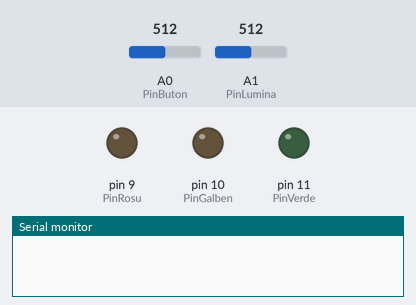
The sketch below on a simulated Arduino Uno, built with avr-gcc and run on an emulated ATmega328P. Parts: output pins drawn as LEDs (lit = HIGH), the last lines printed to the serial monitor. The inputs (shaded band) are chosen by the test bench; at power-on: A1 (PinLumina) = 512, A0 (PinButon) = 512.

Above: at 1.2 s.
1.3 s: A1 (PinLumina) set to 6
2.8 s: A1 (PinLumina) set to 3
At 3.7 s:
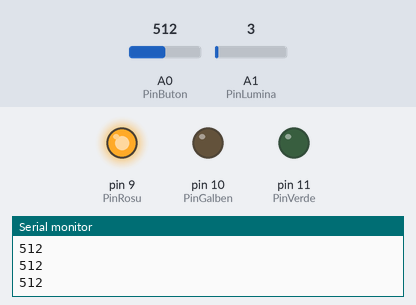
Timing chart, 0 to 5.8 s (numbered marks = the images above; inputs shaded):
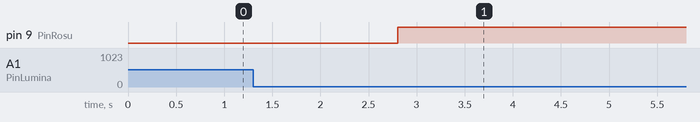

Measured:
- the behaviour switches between 5 and 4 on A1 (PinLumina) (found by bisection; images 0 and 1)
- after the input at 1.3 s, every drawn part: stays the same
- after the input at 2.8 s, pin 9 (PinRosu): LOW → HIGH at once

The sketch:

IV._Semafor_buton_light.ino
```cpp
int PinVerde = 11;
int viteza = 100;
int PinRosu = 9;
int PinButon = 0;
int PinGalben = 10;

int PinLumina = 1;

void setup() {
  Serial.begin(9600);
  pinMode(PinGalben, OUTPUT);
  pinMode(PinVerde, OUTPUT);
  pinMode(PinRosu, OUTPUT);

  pinMode(PinLumina, INPUT);

}

void loop() {

  while (analogRead(PinLumina) >= 5) {
    delay(viteza);
  }


  Serial.println(analogRead(PinButon));

  digitalWrite(PinRosu, HIGH);

  if (analogRead(PinButon) >= 1023) {
    Serial.print("Butonul a fost apasat");

    delay(viteza);
    digitalWrite(PinGalben, HIGH);
    delay(viteza);
    digitalWrite(PinRosu, LOW);
    digitalWrite(PinGalben, LOW);
    digitalWrite(PinVerde, HIGH);


    digitalWrite(PinVerde, LOW);
  }
}
```
